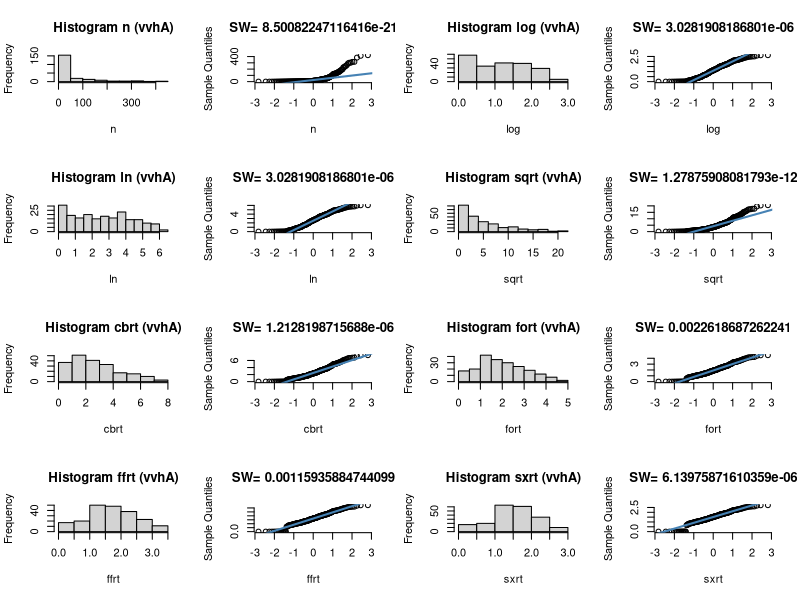

Write R code to recreate this figure.
## ---- chunk 1
knitr::opts_chunk$set(echo = TRUE)
## ---- chunk 2
rm(list=ls()) # clear workspace
data = read.csv("AlaWai_DiscreteBottle.csv") # first drag/drop in repo on github website
data = subset(data, !is.na(data$vvhA)) # keep only rows with observations for vvhA
data$vvhA = as.numeric(data$vvhA) # change the class type to numeric
## ---- chunk 3
# Define a set of transformations to test
n = data$vvhA # nothing
log = log10(data$vvhA + 1) # add 1 otherwise undefined
ln = log(data$vvhA + 1)
sqrt = sqrt(data$vvhA) # reduce powers since right skewed
cbrt = (data$vvhA)^(1/3)
fort = (data$vvhA)^(1/4)
ffrt = (data$vvhA)^(1/5)
sxrt = (data$vvhA)^(1/6)
  
# Combine the output in a data frame
tran = data.frame(n, log, ln, sqrt, cbrt, fort, ffrt, sxrt)

# Visually inspect each transformation with a histogram and quantile-quantile plot
# Plot Shapiro-Wilk test result in qq-plot title

par(mfrow=c(4,ncol(tran)/2)) # combine the following plots into one grid
for (i in 1:ncol(tran)){ # for each column, make two plots
  hist(tran[,i], xlab=colnames(tran)[i], main = paste("Histogram", colnames(tran)[i], "(vvhA)")) # histogram
  qqnorm(tran[,i], xlab=colnames(tran)[i], main = paste("SW=", shapiro.test(tran[,i])$p.value), pch = 1, frame = FALSE) # qq-plot with SW p-value
  qqline(tran[,i], col = "steelblue", lwd = 2) # perfectly normal line
}

# None of these look great but 1/4 is the closest
# Let's see what the optimum would be to maximize the SW p-value

shapiro.pvalue <- function(a, x){ # define the function to be optimized
  shapiro.test(x^a)$p.value 
}
optimize(shapiro.pvalue, lower=0.01, upper=1, x=data$vvhA, maximum=TRUE) 

# In conclusion, the optimal power function would be 0.2280655 which gives a SW p-value of 0.004184215 so technically we're still not in the clear.

## ---- chunk 4
# IHS is used by economists when there is a jump to people with zero income
# https://stats.stackexchange.com/questions/78929/how-can-i-estimate-theta-for-the-inverse-hyperbolic-sine-transformation
# https://stats.stackexchange.com/questions/78929/how-can-i-estimate-theta-for-the-inverse-hyperbolic-sine-transformation

ihs <- function(x, theta) { # define the ISH function
  #log(theta*x + sqrt((theta^2)*(x^2) + 1))/theta # this should be equivalent to the following
  (1/theta)*asinh(theta*x)
}

shapiro.pvalue <- function(theta, x){ # define the function to be optimized
  x <- ihs(x, theta)
  shapiro.test(x)$p.value # can separate
}

optimize(shapiro.pvalue, lower=0.001, upper=50, x=data$vvhA, maximum=TRUE) 

# In conclusion, the optimal theta value would be 2.435218 which gives a SW p-value of 1.269239e-05 so this is worse than power transform.

## ---- chunk 5
# The Box Cox transformation works on the residuals of a linear model. It can improve normality and homoscedasticity (equal variance among different groups).
# https://www.r-bloggers.com/how-to-detect-heteroscedasticity-and-rectify-it/
# https://rpubs.com/bskc/288328



